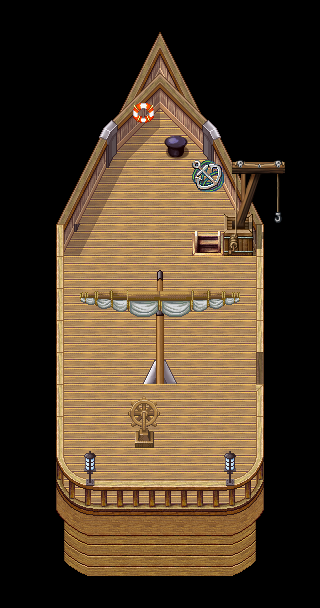

Tiled map render using the project's own tile images. Description and the map definition, with tile-layer contents summarised, below:
An orthogonal 10x19 tile map with 32x32 px tiles, 5 tile layers (1, 2, 3, vor1, ...) and 28 objects.

<map version="1.0" orientation="orthogonal" width="10" height="19" tilewidth="32" tileheight="32">
 <tileset firstgid="1" name="ship" tilewidth="32" tileheight="32" spacing="4">
  <image source="ship.png" trans="ffffff" width="648" height="2560" />
 </tileset>
 <layer name="1" width="10" height="19">
  <data>[190 cells, 116 non-empty, 35 distinct tile ids]</data>
 </layer>
 <layer name="2" width="10" height="19">
  <data>[190 cells, 180 non-empty, 8 distinct tile ids]</data>
 </layer>
 <layer name="3" width="10" height="19">
  <data>[190 cells, 7 non-empty, 7 distinct tile ids]</data>
 </layer>
 <layer name="vor1" width="10" height="19">
  <data>[190 cells, 174 non-empty, 19 distinct tile ids]</data>
 </layer>
 <layer name="vor2" width="10" height="19">
  <data>[190 cells, 174 non-empty, 7 distinct tile ids]</data>
 </layer>
 <objectgroup name="1" width="10" height="19">
  <object x="223" y="226" width="31" height="29" />
  <object x="58" y="243" width="6" height="267" />
  <object x="256" y="212" width="7" height="138" />
  <object x="257" y="390" width="7" height="111" />
  <object x="62" y="501" width="198" height="7" />
  <object x="153" y="354" width="12" height="17" />
  <object x="135" y="430" width="18" height="16" />
  <object x="169" y="137" width="15" height="15" />
  <object x="56" y="222" width="16" height="19" />
  <object x="71" y="193" width="13" height="28" />
  <object x="83" y="170" width="11" height="30" />
  <object x="95" y="149" width="7" height="30" />
  <object x="105" y="129" width="11" height="35" />
  <object x="115" y="115" width="12" height="29" />
  <object x="129" y="93" width="11" height="34" />
  <object x="141" y="83" width="9" height="37" />
  <object x="153" y="75" width="17" height="35" />
  <object x="171" y="84" width="11" height="37" />
  <object x="182" y="97" width="10" height="41" />
  <object x="193" y="112" width="9" height="35" />
  <object x="205" y="120" width="10" height="43" />
  <object x="217" y="137" width="9" height="47" />
  <object x="227" y="160" width="11" height="40" />
  <object x="239" y="194" width="13" height="31" />
  <object x="189" y="231" width="7" height="25" />
  <object x="193" y="251" width="28" height="5" />
  <object x="142" y="370" width="35" height="15" />
  <object x="129" y="415" width="29" height="14" />
 </objectgroup>
</map>